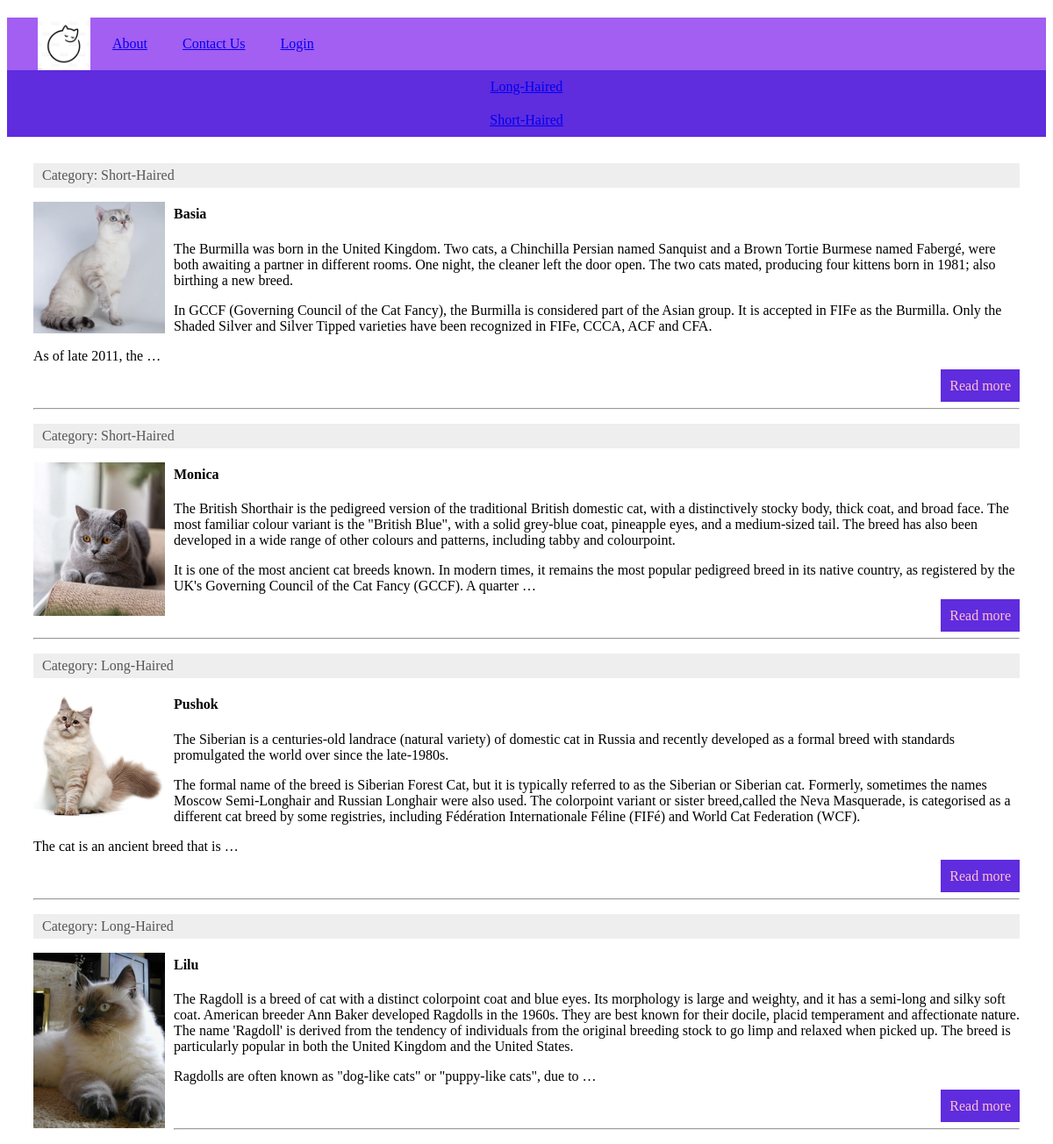
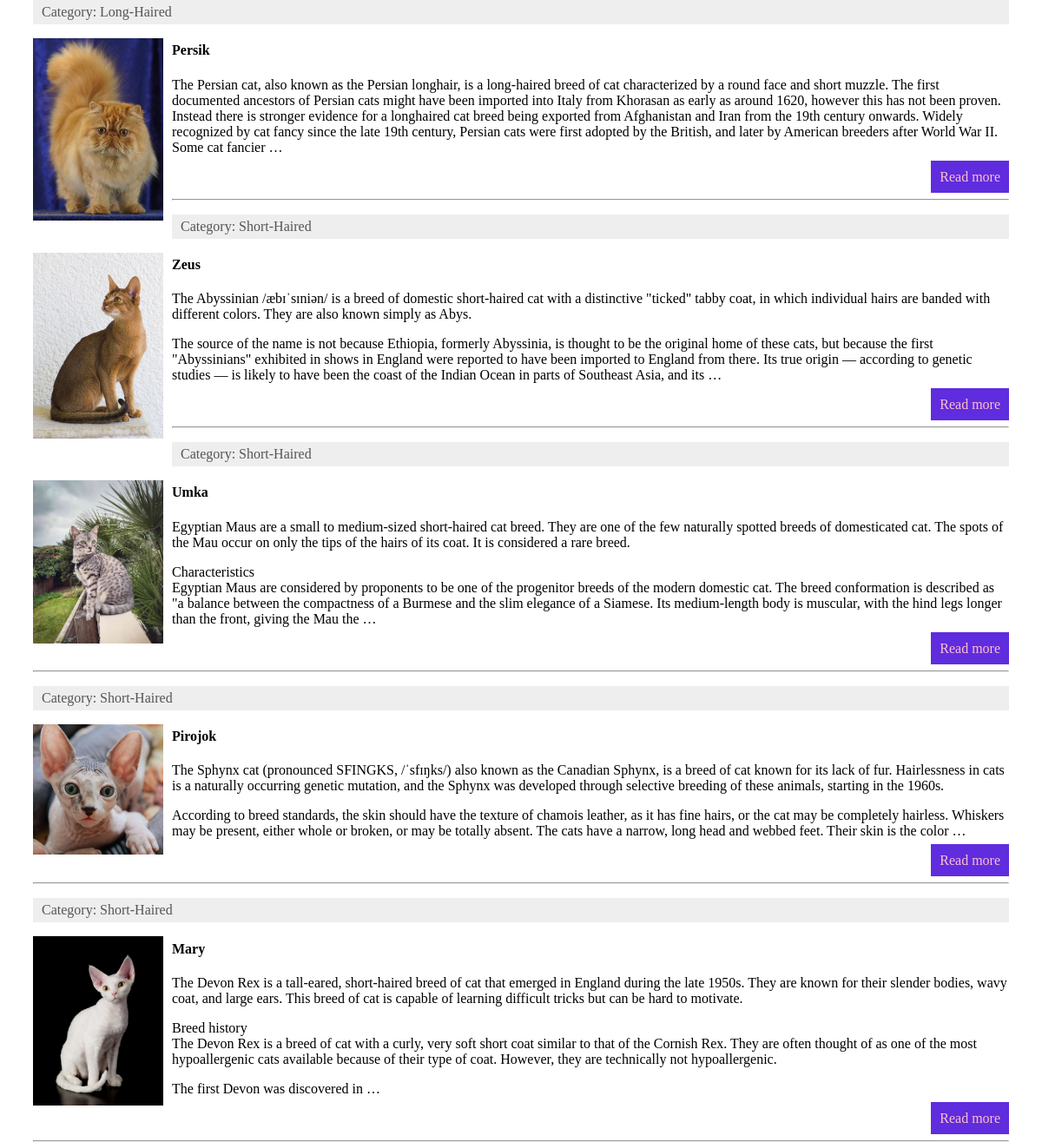
The page / on the database its author committed (2 pictures, top to bottom).
### cats/models.py (models this page shows, shortened)
class Menu(models.Model):
    title = models.CharField(max_length=100, db_index=True, verbose_name='Menu')
    url_name = models.CharField(max_length=100, db_index=True, verbose_name='url_name')
    class Meta:
        verbose_name = 'Menu'
        verbose_name_plural = 'Menu'
        ordering = ['id']

class Category(models.Model):
    name = models.CharField(max_length=100, db_index=True, verbose_name='Category')
    slug = models.SlugField(max_length=255, unique=True, db_index=True, verbose_name='URL')
    def __str__(self):
        return self.name
    def get_absolute_url(self):
        return reverse('category', kwargs={'cat_slug': self.slug})
    class Meta:
        verbose_name = 'Category'
        verbose_name_plural = 'Categories'
        ordering = ['id']

class Cats(models.Model):
    title = models.CharField(max_length=225, verbose_name='Name')
    slug = models.SlugField(max_length=255, unique=True, db_index=True, verbose_name='URL')
    content = models.TextField(blank=True)
    photo = models.ImageField(upload_to="photos")
    time_create = models.DateTimeField(auto_now_add=True)
    time_update = models.DateTimeField(auto_now=True)
    is_published = models.BooleanField(default=True)
    cat = models.ForeignKey('Category', on_delete=models.PROTECT)
    def get_absolute_url(self):
        return reverse('post', kwargs={'post_slug': self.slug})
    class Meta:
        verbose_name = 'Cats'
        verbose_name_plural = 'Our cats'
        ordering = ['-time_create', 'title']

### cats/views.py (the view)
# urls.py: path('', CatsHome.as_view(), name='home'),
class CatsHome(DataMixin, ListView):
    model = Cats
    template_name = 'cats/for_view.html'
    context_object_name = 'posts'
    def get_context_data(self, *, object_list=None, **kwargs):
        context = super().get_context_data(**kwargs)
        c_def = self.get_user_context(title="Main page")
        return dict(list(context.items()) + list(c_def.items()))
    def get_queryset(self):
        return Cats.objects.filter(is_published=True)

### cats/templatetags/cats_tags.py (called while the page is built)
@register.simple_tag(name='getcats')
def get_categories(filter=None):
    if not filter:
        return Category.objects.all()
    else:
        return Category.objects.filter(pk=filter)

@register.inclusion_tag('cats/list_categories.html')
def show_categories(sort=None, cat_selected=0):
    if not sort:
        cats = Category.objects.all()
    else:
        cats = Category.objects.order_by(sort)
    return {'cats': cats, 'cat_selected': cat_selected}

### cats/utils.py (called while the page is built)
    def get_user_context(self, **kwargs):
        context = kwargs
        cats = Category.objects.all()
        menu = list(Menu.objects.all())
        user_menu = menu.copy()
        if not self.request.user.is_authenticated:
            user_menu.pop(1)
        context['menu'] = user_menu
        context['cats'] = cats
        if 'cat_selected' not in context:
            context['cat_selected'] = 0
        return context

### cats/templates/cats/for_view.html
{% extends 'cats/base.html' %}
{% load cats_tags %}
{% block content %}
<div class="main-div">
{% for p in posts %}
    <p class="category">Category: {{ p.cat }}</p>
    {% if p.photo %}
    <p><img class="img-article-left thumb" src="{{p.photo.url}}" alt=""></p>
    {% endif %}
    <h4>{{ p.title }}</h4>
    <div>
        <p>{{ p.content|linebreaks|truncatewords:100 }}</p>
        <p class="link-read-post"><a href="{{ p.get_absolute_url }}">Read more</a></p>
        <hr>
    </div>
    {% endfor %}
</div>
{% endblock %}

### cats/templates/cats/base.html (shortened to what this page needs)
{% load static %}
{% load cats_tags %}
<!DOCTYPE html>
<html lang="en">
<head>
    <link type="text/css" href="{% static 'cats/css/styles.css' %}" rel="stylesheet" />
</head>
<body>
    {% block mainmenu %}
	<div class="header">
        <div id="mainmenu" class="mainmenu">
                <a href="{% url 'home' %}"><div class="logo"></div></a>
{% for m in menu %}
       <div class="menu-items">
            <a href="{% url m.url_name %}">{{m.title}}</a>
       </div>
{% endfor %}
        </div>
</div>
    {% endblock mainmenu %}
<div>
    {% for c in cats %}
        {% if c.pk == cat_selected %}
            <div class="box selected">{{c.name}}</div>
        {% else %}
    <div class="box">
            <a href="{{c.get_absolute_url }}">{{c.name}}</a>
        </div>
        {% endif %}
    {% endfor %}
</div>
    {% block content %}
    {% endblock %}
</body>
</html>

### cats/static/cats/css/styles.css (style rules this page uses)
html, body { font-family: 'Georgia'; height: 100%; }
.main-div { margin: 30px; }
.header { background: #a35ef2; height: 60px; }
.logo { background: url('../images/logocat.jpg') no-repeat 15px; background-size: contain; width: 70px; height: 60px; padding-right: 10px; }
.mainmenu { display: flex; align-items: center; color: white; margin: 20px; }
.menu-items { margin: 20px; }
p.link-read-post { text-align: right; }
p.link-read-post a { padding: 10px; min-width: 100px; background: #5f2cde; color: pink; text-decoration: none; }
.box { background: #5f2cde; display: grid; padding: 10px; justify-content: center; color: pink; }
.category { background: #eee; padding: 5px 10px 5px 10px; box-sizing: border-box; overflow: hidden; color: #555; }
img { max-width: 600px; height: auto; }
img.img-article-left { max-width: 300px; height: auto; float: left; padding: 0 10px 10px 0; }
img.img-article-left.thumb { max-width: 150px; height: auto; }

### rows shown on the page
Menu: title "About"
Menu: title "Contact Us"
Menu: title "Login"
Category: name "Long-Haired"
Category: name "Short-Haired"
Cats: cat "Short-Haired", photo (picture), title "Basia", content "The Burmilla was born in the United Kingdom. Two cats, a Chinchilla Persian named Sanquist and a Brown Tortie Burmese named Fabergé, were both awaiting a partner in different rooms. One night, the cleaner left the door open. The two cats mated, producing four kittens born in 1981; also birthing a new breed. In GCCF (Governing Council of the Cat Fancy), the Burmilla is considered part of the Asian group. It is accepted in FIFe as the Burmilla. Only the Shaded Silver and Silver Tipped varieties have been recognized in FIFe, CCCA, ACF and CFA. As of late 2011, the …"
Cats: cat "Short-Haired", photo (picture), title "Monica", content "The British Shorthair is the pedigreed version of the traditional British domestic cat, with a distinctively stocky body, thick coat, and broad face. The most familiar colour variant is the \"British Blue\", with a solid grey-blue coat, pineapple eyes, and a medium-sized tail. The breed has also been developed in a wide range of other colours and patterns, including tabby and colourpoint. It is one of the most ancient cat breeds known. In modern times, it remains the most popular pedigreed breed in its native country, as registered by the UK's Governing Council of the Cat Fancy (GCCF). A quarter …"
Cats: cat "Long-Haired", photo (picture), title "Pushok", content "The Siberian is a centuries-old landrace (natural variety) of domestic cat in Russia and recently developed as a formal breed with standards promulgated the world over since the late-1980s. The formal name of the breed is Siberian Forest Cat, but it is typically referred to as the Siberian or Siberian cat. Formerly, sometimes the names Moscow Semi-Longhair and Russian Longhair were also used. The colorpoint variant or sister breed,called the Neva Masquerade, is categorised as a different cat breed by some registries, including Fédération Internationale Féline (FIFé) and World Cat Federation (WCF). The cat is an ancient breed that is …"
Cats: cat "Long-Haired", photo (picture), title "Lilu", content "The Ragdoll is a breed of cat with a distinct colorpoint coat and blue eyes. Its morphology is large and weighty, and it has a semi-long and silky soft coat. American breeder Ann Baker developed Ragdolls in the 1960s. They are best known for their docile, placid temperament and affectionate nature. The name 'Ragdoll' is derived from the tendency of individuals from the original breeding stock to go limp and relaxed when picked up. The breed is particularly popular in both the United Kingdom and the United States. Ragdolls are often known as \"dog-like cats\" or \"puppy-like cats\", due to …"
Cats: cat "Long-Haired", photo (picture), title "Persik", content "The Persian cat, also known as the Persian longhair, is a long-haired breed of cat characterized by a round face and short muzzle. The first documented ancestors of Persian cats might have been imported into Italy from Khorasan as early as around 1620, however this has not been proven. Instead there is stronger evidence for a longhaired cat breed being exported from Afghanistan and Iran from the 19th century onwards. Widely recognized by cat fancy since the late 19th century, Persian cats were first adopted by the British, and later by American breeders after World War II. Some cat fancier …"
Cats: cat "Short-Haired", photo (picture), title "Zeus", content "The Abyssinian /æbɪˈsɪniən/ is a breed of domestic short-haired cat with a distinctive \"ticked\" tabby coat, in which individual hairs are banded with different colors. They are also known simply as Abys. The source of the name is not because Ethiopia, formerly Abyssinia, is thought to be the original home of these cats, but because the first \"Abyssinians\" exhibited in shows in England were reported to have been imported to England from there. Its true origin — according to genetic studies — is likely to have been the coast of the Indian Ocean in parts of Southeast Asia, and its …"
Cats: cat "Short-Haired", photo (picture), title "Umka", content "Egyptian Maus are a small to medium-sized short-haired cat breed. They are one of the few naturally spotted breeds of domesticated cat. The spots of the Mau occur on only the tips of the hairs of its coat. It is considered a rare breed. Characteristics Egyptian Maus are considered by proponents to be one of the progenitor breeds of the modern domestic cat. The breed conformation is described as \"a balance between the compactness of a Burmese and the slim elegance of a Siamese. Its medium-length body is muscular, with the hind legs longer than the front, giving the Mau the …"
Cats: cat "Short-Haired", photo (picture), title "Pirojok", content "The Sphynx cat (pronounced SFINGKS, /ˈsfɪŋks/) also known as the Canadian Sphynx, is a breed of cat known for its lack of fur. Hairlessness in cats is a naturally occurring genetic mutation, and the Sphynx was developed through selective breeding of these animals, starting in the 1960s. According to breed standards, the skin should have the texture of chamois leather, as it has fine hairs, or the cat may be completely hairless. Whiskers may be present, either whole or broken, or may be totally absent. The cats have a narrow, long head and webbed feet. Their skin is the color …"
Cats: cat "Short-Haired", photo (picture), title "Mary", content "The Devon Rex is a tall-eared, short-haired breed of cat that emerged in England during the late 1950s. They are known for their slender bodies, wavy coat, and large ears. This breed of cat is capable of learning difficult tricks but can be hard to motivate. Breed history The Devon Rex is a breed of cat with a curly, very soft short coat similar to that of the Cornish Rex. They are often thought of as one of the most hypoallergenic cats available because of their type of coat. However, they are technically not hypoallergenic. The first Devon was discovered in …"
